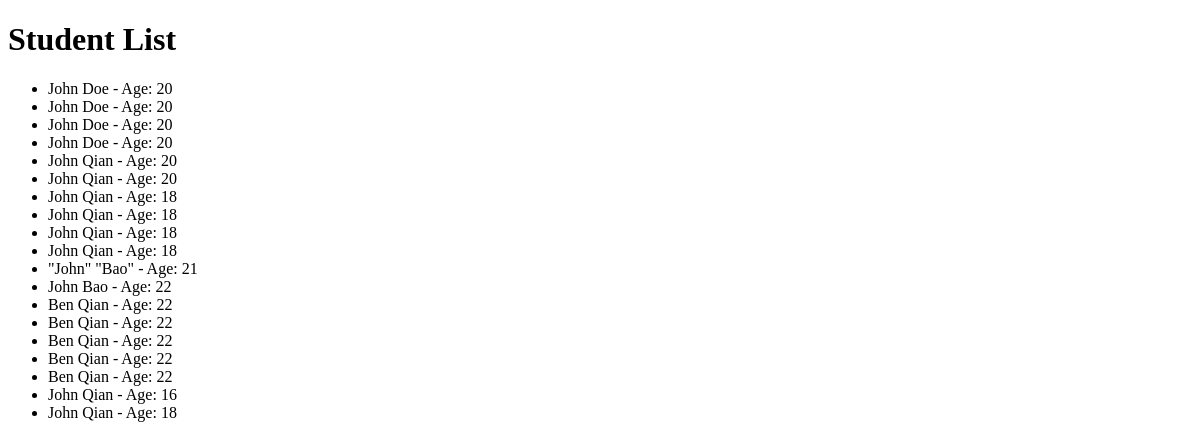
The app's page /greeting/student_list, older data.
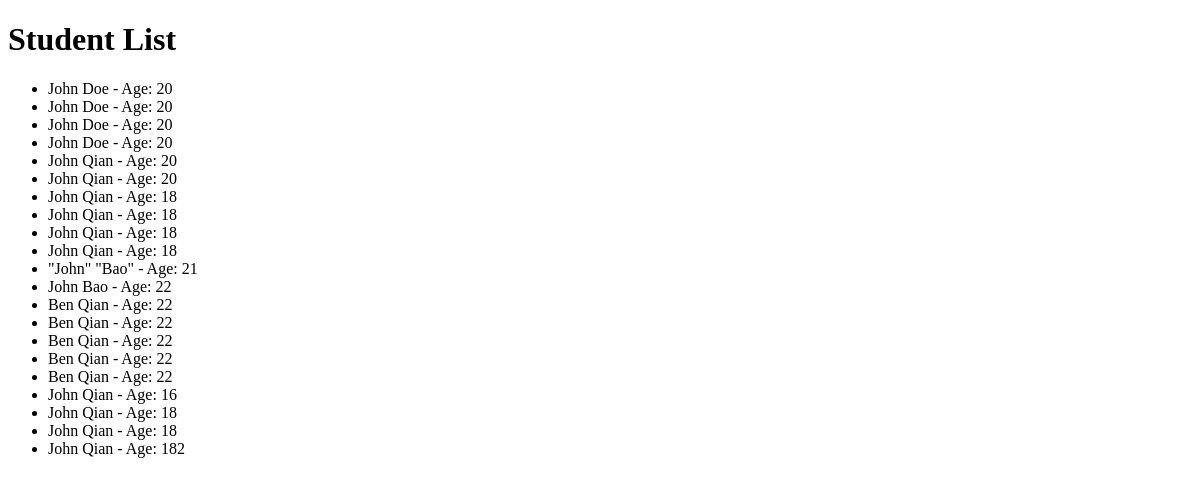
The same page, newer data.
### myapp/models.py (models this page shows, shortened)
class Student(models.Model):
    first_name = models.CharField(max_length=100)
    last_name = models.CharField(max_length=100)
    age = models.IntegerField()

### myapp/views.py (the view)
# urls.py: path('student_list', views.student_list, name='student_list'),
def student_list(request):
    students = Student.objects.all()
    return render(request, 'student_list.html', {'students': students})

### myapp/templates/student_list.html (shortened to what this page needs)
<!DOCTYPE html>
<html>
<head>
</head>
<body>
    <h1>Student List</h1>
    <ul>
        {% for student in students %}
            <li>{{ student.first_name }} {{ student.last_name }} - Age: {{ student.age }}</li>
        {% endfor %}
    </ul>
</body>
</html>

Row changes from the older to the newer data that the page shows:
added Student: first_name "John", last_name "Qian", age "18"
added Student: first_name "John", last_name "Qian", age "182"
